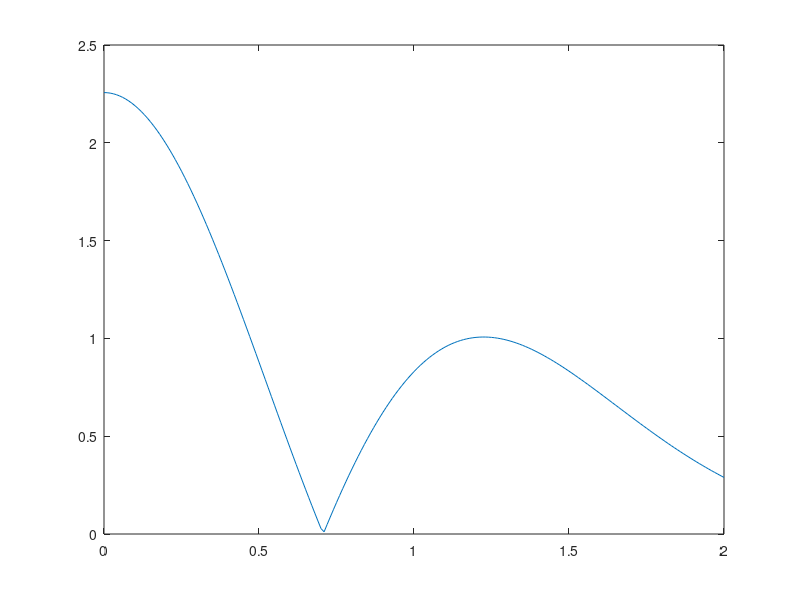

This figure's MATLAB source: (Note: this script raises an error after producing the figure.)
clear all; close all; 
f = @(x) 2/sqrt(pi)*exp(-x^2); % f uniquement utilisée sur des scalaires 
fpp = @(x) 4/sqrt(pi)*exp(-x.^2).*(2*x.^2-1); % produit d'un vecteur ligne par un vecteur ligne -> .
a = 0; 
b = 2; 
x = a : 0.01 : b; 
plot(x,abs(fpp(x)))
c = 0 ; 
majorant = abs(fpp(c)); 
h = sqrt(12e-6/(b-a)/majorant)
n = ceil((b-a)/h) % puisqu'on a dit que n naturel : on prend naturel au dessus
% ceil = fonction plafond pour prendre au dessus 
% floor fonction pour prendre en dessous 
% pas de ; pour s'assurer qu'il n'y a pas de partie imaginaire lol 
int1 = trapeze(f,a,b,n)
int2 = simpson(f,a,b,n) 
int3 = erf(2) % solution exacte donnée dans l'énoncé  
err1 = abs(int1-int3)
err2 = abs(int2 - int3) % il faut que l'erreur soit inférieur à 10^-6
